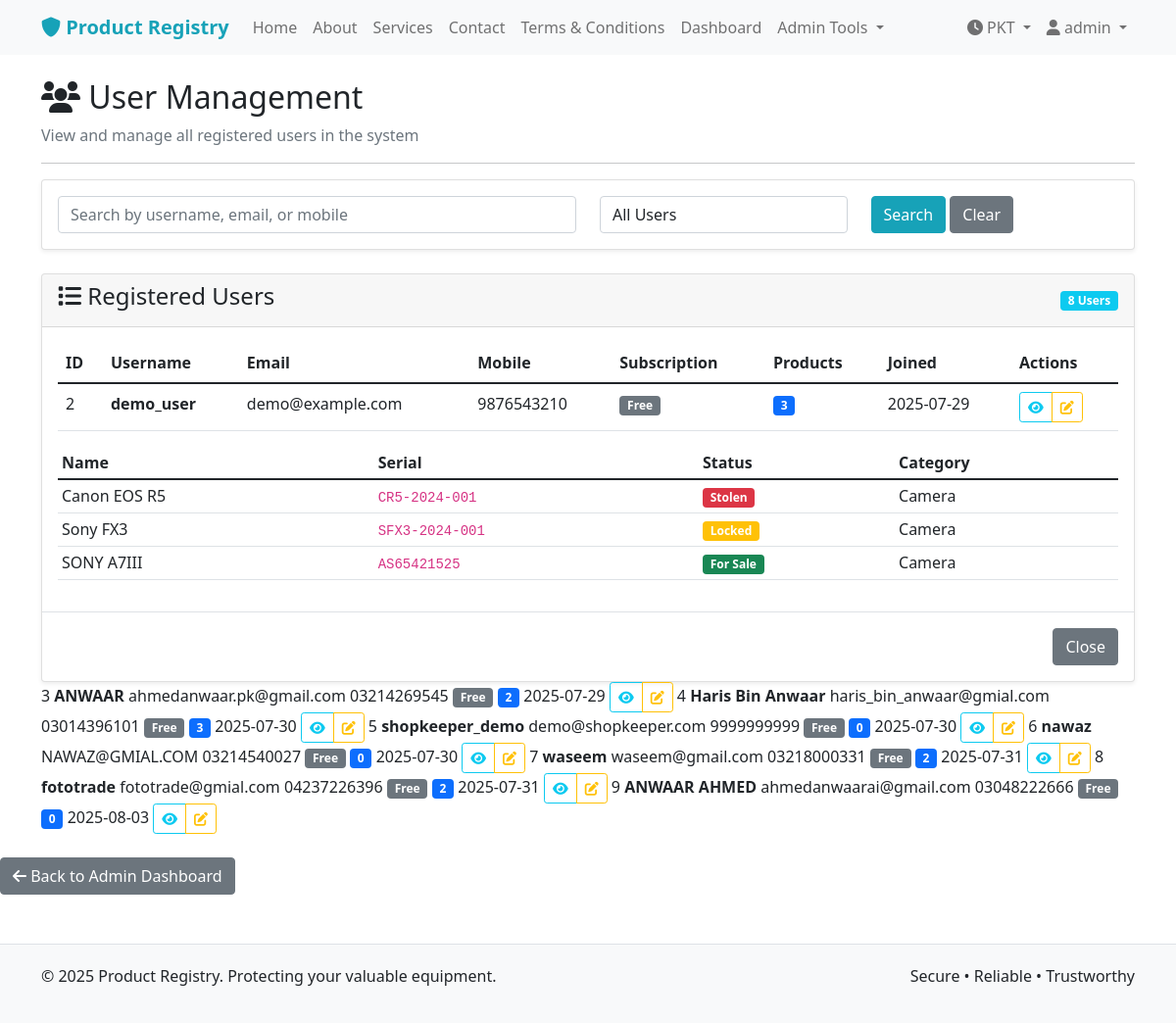
The app's page /admin/users (signed in) with its own data.
### models.py (models this page shows, shortened)
class User(UserMixin, db.Model):
    id = db.Column(db.Integer, primary_key=True)
    username = db.Column(db.String(80), unique=True, nullable=False)
    email = db.Column(db.String(120), unique=True, nullable=False)
    mobile_number = db.Column(db.String(15), unique=True, nullable=False)
    id_card_number = db.Column(db.String(20), unique=True, nullable=False)  # Format: 35202-2818708-5
    shop_name = db.Column(db.String(100), nullable=True)  # Required for shopkeepers
    password_hash = db.Column(db.String(200), nullable=False)
    is_admin = db.Column(db.Boolean, default=False)
    is_shopkeeper = db.Column(db.Boolean, default=False)
    can_create_admins = db.Column(db.Boolean, default=False)  # Main admin privilege
    shopkeeper_approved = db.Column(db.Boolean, default=False)  # Admin approval for shopkeepers
    has_subscription = db.Column(db.Boolean, default=False)
    reset_token = db.Column(db.String(100), nullable=True)
    reset_token_expiry = db.Column(db.DateTime, nullable=True)
    created_at = db.Column(db.DateTime, default=datetime.utcnow)
    products = db.relationship('Product', backref='owner', lazy=True)
    deals_as_buyer = db.relationship('Deal', foreign_keys='Deal.buyer_id', backref='buyer', lazy=True)
    deals_as_seller = db.relationship('Deal', foreign_keys='Deal.seller_id', backref='seller', lazy=True)

class Product(db.Model):
    id = db.Column(db.Integer, primary_key=True)
    name = db.Column(db.String(100), nullable=False)
    serial_number = db.Column(db.String(100), unique=True, nullable=False)
    status = db.Column(db.String(20), default='for_sale')  # for_sale, locked, stolen
    created_at = db.Column(db.DateTime, default=datetime.utcnow)
    updated_at = db.Column(db.DateTime, default=datetime.utcnow, onupdate=datetime.utcnow)
    user_id = db.Column(db.Integer, db.ForeignKey('user.id'), nullable=False)
    category_id = db.Column(db.Integer, db.ForeignKey('category.id'), nullable=False)
    brand_id = db.Column(db.Integer, db.ForeignKey('brand.id'), nullable=False)
    status_history = db.relationship('ProductStatusHistory', backref='product', lazy=True)
    deal_items = db.relationship('DealItem', backref='product', lazy=True)

class Category(db.Model):
    id = db.Column(db.Integer, primary_key=True)
    name = db.Column(db.String(50), unique=True, nullable=False)
    description = db.Column(db.Text)
    created_at = db.Column(db.DateTime, default=datetime.utcnow)
    products = db.relationship('Product', backref='category', lazy=True)

### routes.py (the view, shortened to what this page needs)
@bp.route('/admin/users')
@login_required
def admin_users():
    if not current_user.is_admin:
        flash('Access denied. Admin privileges required.', 'danger')
        return redirect(url_for('main.user_dashboard'))
    search_query = request.args.get('search', '')
    user_type_filter = request.args.get('type', 'all')
    query = User.query.filter_by(is_admin=False)
    if user_type_filter == 'shopkeeper':
        query = query.filter_by(is_shopkeeper=True)
    elif user_type_filter == 'user':
        query = query.filter_by(is_shopkeeper=False)
    users = query.all()
    total_users = User.query.filter_by(is_admin=False).count()
    return render_template('admin_users.html',
                         title='User Management',
                         users=users,
                         total_users=total_users,
                         search_query=search_query,
                         user_type_filter=user_type_filter)

### models.py (called while the page is built)
@login_manager.user_loader
def load_user(user_id):
    return User.query.get(int(user_id))

### templates/admin_users.html (shortened to what this page needs)
{% extends "base.html" %}
{% block content %}
<div class="row">
    <div class="col-12">
        <h2><i class="fas fa-users"></i> User Management</h2>
        <p class="text-muted">View and manage all registered users in the system</p>
        <hr>
    </div>
</div>
<div class="row mb-4">
    <div class="col-12">
        <div class="card">
            <div class="card-body">
                <form method="GET" action="{{ url_for('main.admin_users') }}">
                    <div class="row">
                        <div class="col-md-6">
                            <input type="text" class="form-control" name="search" placeholder="Search by username, email, or mobile" value="{{ search_query }}">
                        </div>
                        <div class="col-md-3">
                            <select class="form-control" name="type">
                                <option value="all" {% if user_type_filter == 'all' %}selected{% endif %}>All Users</option>
                            </select>
                        </div>
                        <div class="col-md-3">
                            <button type="submit" class="btn btn-primary">Search</button>
                            <a href="{{ url_for('main.admin_users') }}" class="btn btn-secondary">Clear</a>
                        </div>
                    </div>
                </form>
            </div>
        </div>
    </div>
</div>
<div class="row">
    <div class="col-12">
        <div class="card">
            <div class="card-header d-flex justify-content-between align-items-center">
                <h4><i class="fas fa-list"></i> Registered Users</h4>
                <span class="badge bg-info">{{ users|length }} Users</span>
            </div>
            <div class="card-body">
                {% if users %}
                    <div class="table-responsive">
                        <table class="table table-hover">
                            <thead>
                                <tr>
                                    <th>ID</th>
                                    <th>Username</th>
                                    <th>Email</th>
                                    <th>Mobile</th>
                                    <th>Subscription</th>
                                    <th>Products</th>
                                    <th>Joined</th>
                                    <th>Actions</th>
                                </tr>
                            </thead>
                            <tbody>
                                {% for user in users %}
                                <tr>
                                    <td>{{ user.id }}</td>
                                    <td><strong>{{ user.username }}</strong></td>
                                    <td>{{ user.email }}</td>
                                    <td>{{ user.mobile_number }}</td>
                                    <td>
                                        {% if user.has_subscription %}
                                            <span class="badge bg-success"><i class="fas fa-crown"></i> Premium</span>
                                        {% else %}
                                            <span class="badge bg-secondary">Free</span>
                                        {% endif %}
                                    </td>
                                    <td>
                                        <span class="badge bg-primary">{{ user.products|length }}</span>
                                    </td>
                                    <td>{{ user.created_at.strftime('%Y-%m-%d') }}</td>
                                    <td>
                                        <div class="btn-group btn-group-sm">
                                            <button class="btn btn-outline-info"
                                                    data-bs-toggle="modal"
                                                    data-bs-target="#userModal{{ user.id }}"
                                                    title="View Details">
                                                <i class="fas fa-eye"></i>
                                            </button>
                                            <a href="{{ url_for('main.edit_user', user_id=user.id) }}" class="btn btn-outline-warning" title="Edit User">
                                                <i class="fas fa-edit"></i>
                                            </a>
                                        </div>
                                    </td>
                                </tr>
                                <div class="modal fade" id="userModal{{ user.id }}" tabindex="-1">
                                    <div class="modal-dialog modal-lg">
                                        <div class="modal-content">
                                            <div class="modal-body">
                                                {% if user.products %}
                                                <div class="table-responsive">
                                                    <table class="table table-sm">
                                                        <thead>
                                                            <tr>
                                                                <th>Name</th>
                                                                <th>Serial</th>
                                                                <th>Status</th>
                                                                <th>Category</th>
                                                            </tr>
                                                        </thead>
                                                        <tbody>
                                                            {% for product in user.products %}
                                                            <tr>
                                                                <td>{{ product.name }}</td>
                                                                <td><code>{{ product.serial_number }}</code></td>
                                                                <td>
                                                                    {% if product.status == 'for_sale' %}
                                                                        <span class="badge bg-success">For Sale</span>
                                                                    {% elif product.status == 'locked' %}
                                                                        <span class="badge bg-warning">Locked</span>
                                                                    {% elif product.status == 'stolen' %}
                                                                        <span class="badge bg-danger">Stolen</span>
                                                                    {% endif %}
                                                                </td>
                                                                <td>{{ product.category.name }}</td>
                                                            </tr>
                                                            {% endfor %}
                                                        </tbody>
                                                    </table>
                                                </div>
                                                {% endif %}
                                            </div>
                                            <div class="modal-footer">
                                                <button type="button" class="btn btn-secondary" data-bs-dismiss="modal">Close</button>
                                            </div>
                                        </div>
                                    </div>
                                </div>
                                {% endfor %}
                            </tbody>
                        </table>
                    </div>
                {% else %}
                    <div class="text-center py-5">
                        <i class="fas fa-users fa-4x text-muted mb-3"></i>
                        <h5 class="text-muted">No Users Found</h5>
                        <p class="text-muted">No registered users in the system yet.</p>
                    </div>
                {% endif %}
            </div>
        </div>
    </div>
</div>
<div class="row mt-4">
    <div class="col-12">
        <a href="{{ url_for('main.admin_dashboard') }}" class="btn btn-secondary">
            <i class="fas fa-arrow-left"></i> Back to Admin Dashboard
        </a>
    </div>
</div>
{% endblock %}

### templates/base.html (shortened to what this page needs)
<!DOCTYPE html>
<html lang="en">
<head>
    <link href="https://cdn.jsdelivr.net/npm/bootstrap@5.1.3/dist/css/bootstrap.min.css" rel="stylesheet">
    <link rel="stylesheet" href="https://cdnjs.cloudflare.com/ajax/libs/font-awesome/6.0.0/css/all.min.css">
</head>
<body>
    <nav class="navbar navbar-expand-lg navbar-light bg-light">
        <div class="container">
            <a class="navbar-brand" href="{{ url_for('main.index') }}">
                <i class="fas fa-shield-alt"></i> Product Registry
            </a>
            <div class="collapse navbar-collapse" id="navbarNav">
                <ul class="navbar-nav me-auto">
                    <li class="nav-item">
                        <a class="nav-link" href="{{ url_for('main.index') }}">Home</a>
                    </li>
                    <li class="nav-item">
                        <a class="nav-link" href="{{ url_for('main.about') }}">About</a>
                    </li>
                    <li class="nav-item">
                        <a class="nav-link" href="{{ url_for('main.services') }}">Services</a>
                    </li>
                    <li class="nav-item">
                        <a class="nav-link" href="{{ url_for('main.contact') }}">Contact</a>
                    </li>
                    <li class="nav-item">
                        <a class="nav-link" href="{{ url_for('main.terms') }}">Terms & Conditions</a>
                    </li>
                    {% if current_user.is_authenticated %}
                        {% if current_user.is_admin %}
                            <li class="nav-item">
                                <a class="nav-link" href="{{ url_for('main.admin_dashboard') }}">Dashboard</a>
                            </li>
                            <li class="nav-item dropdown">
                                <a class="nav-link dropdown-toggle" href="#" id="adminDropdown" role="button" data-bs-toggle="dropdown">
                                    Admin Tools
                                </a>
                            </li>
                        {% endif %}
                    {% endif %}
                </ul>
                <ul class="navbar-nav">
                    <li class="nav-item dropdown">
                        <a class="nav-link dropdown-toggle" href="#" id="clockDropdown" role="button" data-bs-toggle="dropdown">
                            <i class="fas fa-clock"></i> PKT
                        </a>
                    </li>
                    {% if current_user.is_authenticated %}
                        <li class="nav-item dropdown">
                            <a class="nav-link dropdown-toggle" href="#" id="userDropdown" role="button" data-bs-toggle="dropdown">
                                <i class="fas fa-user"></i> {{ current_user.username }}
                            </a>
                        </li>
                    {% endif %}
                </ul>
            </div>
        </div>
    </nav>
    <div class="container mt-4">
        {% block content %}{% endblock %}
    </div>
    <footer class="footer">
        <div class="container">
            <div class="row">
                <div class="col-md-6">
                    <p>&copy; 2025 Product Registry. Protecting your valuable equipment.</p>
                </div>
                <div class="col-md-6 text-end">
                    <p>Secure • Reliable • Trustworthy</p>
                </div>
            </div>
        </div>
    </footer>
</body>
</html>

### templates/base.html (style rules this page uses)
:root { --primary-color: #17a2b8; --secondary-color: #6c757d; --success-color: #28a745; --danger-color: #dc3545; --warning-color: #ffc107; --info-color: #17a2b8; --light-color: #f8f9fa; --dark-color: #343a40; }
.navbar-brand { font-weight: bold; color: var(--primary-color) !important; }
.btn-primary { background-color: var(--primary-color); border-color: var(--primary-color); }
.card { box-shadow: 0 0.125rem 0.25rem rgba(0, 0, 0, 0.075); border: 1px solid rgba(0, 0, 0, 0.125); }
.footer { background-color: var(--light-color); padding: 20px 0; margin-top: 50px; border-top: 1px solid #dee2e6; }

### records on screen
User: username "admin"
User: id "2", username "demo_user", email "demo@example.com", mobile_number "9876543210", has_subscription "Free", products|length "3", created_at "2025-07-29"
Product: name "Canon EOS R5", serial_number "CR5-2024-001", status "Stolen", category.name "Camera"
Product: name "Sony FX3", serial_number "SFX3-2024-001", status "Locked", category.name "Camera"
Product: name "SONY A7III", serial_number "AS65421525", status "For Sale", category.name "Camera"
User: id "3", username "ANWAAR", email "ahmedanwaar.pk@gmail.com", mobile_number "03214269545", has_subscription "Free", products|length "2", created_at "2025-07-29"
User: id "4", username "Haris Bin Anwaar", email "haris_bin_anwaar@gmial.com", mobile_number "03014396101", has_subscription "Free", products|length "3", created_at "2025-07-30"
User: id "5", username "shopkeeper_demo", email "demo@shopkeeper.com", mobile_number "9999999999", has_subscription "Free", products|length "0", created_at "2025-07-30"
User: id "6", username "nawaz", email "NAWAZ@GMIAL.COM", mobile_number "03214540027", has_subscription "Free", products|length "0", created_at "2025-07-30"
User: id "7", username "waseem", email "waseem@gmail.com", mobile_number "03218000331", has_subscription "Free", products|length "2", created_at "2025-07-31"
User: id "8", username "fototrade", email "fototrade@gmial.com", mobile_number "04237226396", has_subscription "Free", products|length "2", created_at "2025-07-31"
User: id "9", username "ANWAAR AHMED", email "ahmedanwaarai@gmail.com", mobile_number "03048222666", has_subscription "Free", products|length "0", created_at "2025-08-03"

### other values on screen
{{ users|length }} "8"
